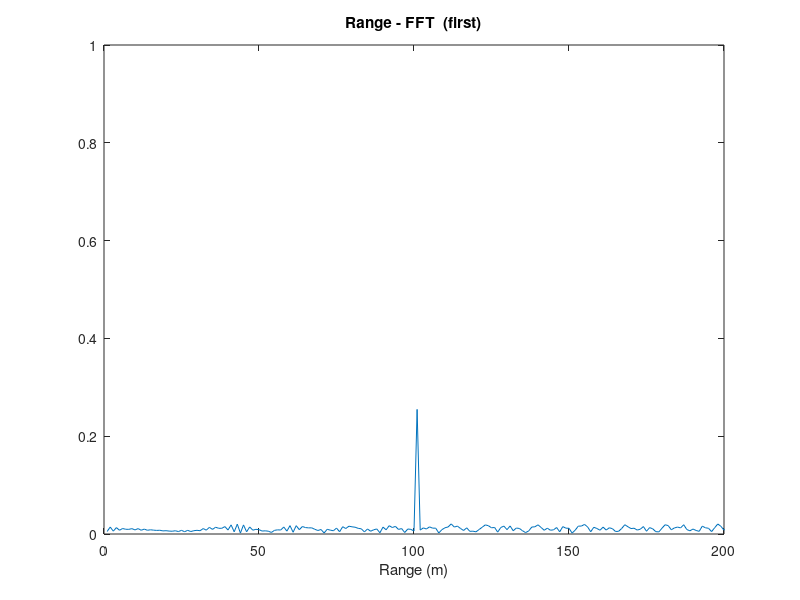
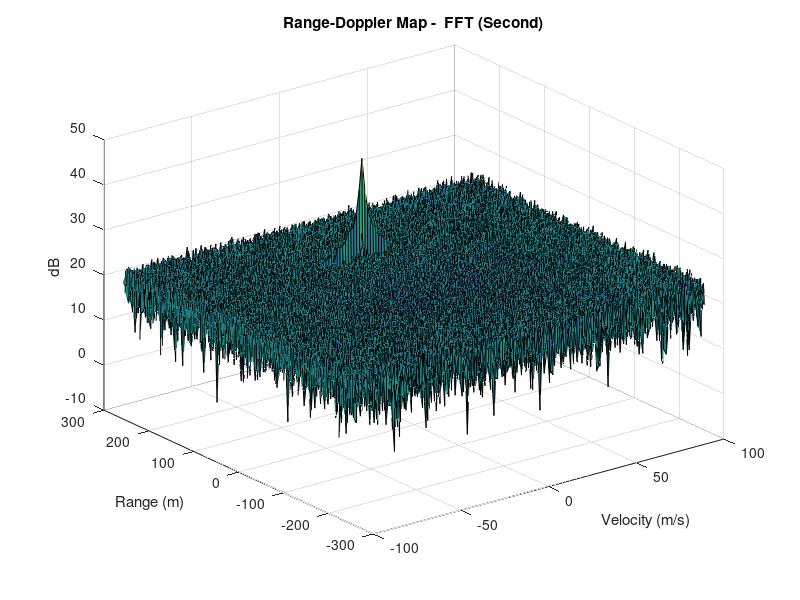

MATLAB code for these plots, in order: (Note: this script raises an error after producing the figures.)
clear all
clc;

%% Radar Specifications
%%%%%%%%%%%%%%%%%%%%%%%%%%%
% Frequency of operation = 77GHz
% Max Range = 200m
% Range Resolution = 1 m
% Max Velocity = 100 m/s
%%%%%%%%%%%%%%%%%%%%%%%%%%%

range_max = 200;    % maximum range


%% User Defined Range and Velocity of target
% Define the target initial position and velocity. Note: Velocity remains contant

range = 100;         % target initial position (m)
velocity = -5;     % target initial velocity (m/s)


%% FMCW Waveform Generation
% Design the FMCW waveform by giving the specs of each of its parameters.
% Calculate the Bandwidth (B_sweep), Chirp Time (Tchirp) and Slope (slope) of the FMCW chirp using the requirements above.

c = 3e8;        % speed of light (m/s) - standard
range_resolution = 1;  % range resolution (m) given 
% from 
B_sweep = c / (2 * range_resolution);
Tchirp = 5.5 * 2 * range_max / c;
slope = B_sweep / Tchirp;

% Operating carrier frequency of Radar
fc = 77e9;   %carrier freq  - given

% The number of chirps in one sequence. Its ideal to have 2^ value for the ease of running the FFT for Doppler Estimation.
Nd = 128;   % # of doppler cells OR # of sent periods % number of chirps

% The number of samples on each chirp.
Nr = 1024;   % for length of time OR # of range cells

% Timestamp for running the displacement scenario for every sample on each chirp
t = linspace(0, Nd*Tchirp, Nr*Nd); % total time for samples

% Creating the vectors for Tx, Rx and Mix based on the total samples input.
target_range = zeros(1,length(t));  % Range of the Target for constant velocity
Tx = zeros(1,length(t));    % transmitted signal
Rx = zeros(1,length(t));    % received signal
Mix = zeros(1,length(t));   % beat signal

% Similar vectors for range_covered and time delay.
r_t = zeros(1,length(t));
td = zeros(1,length(t));


%% Signal generation and Moving Target simulation
% Running the radar scenario over the time.

for i=1:length(t)

    % For each time stamp update the Range of the Target for constant velocity.
    target_range(i) = range + velocity * t(i);
    td(i) = (2 * target_range(i)) / c;

    % For each time sample we need update the transmitted and received signal.
    Tx(i) = cos(2 * pi * (fc * t(i) + (slope * t(i)^2) / 2));
    Rx(i) = cos(2 * pi * (fc * (t(i) - td(i)) + (slope * (t(i) - td(i))^2) / 2));

    % Now by mixing the Transmit and Receive generate the beat signal
    % This is done by element wise matrix multiplication of Transmit and Receiver Signal
    Mix(i) = Tx(i) .* Rx(i);

end


%% RANGE MEASUREMENT

% Reshape the vector into Nr*Nd array. Nr and Nd here would also define the size of
% Range and Doppler FFT respectively.
Mix = reshape(Mix, [Nr, Nd]);

% Run the FFT on the beat signal along the range bins dimension (Nr) and normalize.
sig_fft1 = fft(Mix, Nr)./Nr;

% Take the absolute value of FFT output
sig_fft1 = abs(sig_fft1);

% Output of FFT is double sided signal, but we are interested in only one side of the spectrum.
% Hence we throw out half of the samples.
sig_fft1 = sig_fft1(1:Nr/2 + 1);

% Plotting the range
figure('Name', 'Range - FFT (first)')

% Plot FFT output
plot(sig_fft1)
title('Range - FFT  (first)')
xlabel('Range (m)')
axis ([0 200 0 1]);


%% RANGE DOPPLER RESPONSE
% The 2D FFT implementation is already provided here. This will run a 2DFFT
% on the mixed signal (beat signal) output and generate a range doppler
% map. You will implement CFAR on the generated RDM

% Range Doppler Map Generation.

% The output of the 2D FFT is an image that has reponse in the range and
% doppler FFT bins. So, it is important to convert the axis from bin sizes
% to range and doppler based on their Max values.

Mix = reshape(Mix, [Nr, Nd]);

% 2D FFT using the FFT size for both dimensions.
sig_fft2 = fft2(Mix, Nr, Nd);

% Taking just one side of signal from Range dimension.
sig_fft2 = sig_fft2(1:Nr/2, 1:Nd);
sig_fft2 = fftshift(sig_fft2);
RDM = abs(sig_fft2);
RDM = 10 * log10(RDM) ;

% Use the surf function to plot the output of 2DFFT and to show axis in both dimensions
doppler_axis = linspace(-100, 100, Nd);
range_axis = linspace(-200, 200, Nr/2) * ((Nr/2) / 400);
figure,surf(doppler_axis, range_axis, RDM);
title('Range-Doppler Map -  FFT (Second)')
ylabel('Range (m)')
xlabel('Velocity (m/s)')
zlabel('dB')


%% CFAR implementation
% Slide Window through the complete Range Doppler Map

% Select the number of Training Cells in both the dimensions.
Tr = 7; % training cells for range
Td = 7; % training cells for doppler

% Select the number of Guard Cells in both dimensions around the Cell under
% test (CUT) for accurate estimation
Gr = 2; % guard cells for range
Gd = 2; % guard cells for doppler

% Offset the threshold by SNR value in dB
offset = 5;

% Create a vector to store noise_level for each iteration on training cells
range_size = 2 * (Tr + Gr) + 1;
doppler_size = 2 * (Td + Gd) + 1;
noise_level = zeros(1, 1);

% Design a loop such that it slides the CUT across range doppler map by
% giving margins at the edges for Training and Guard Cells.
% For every iteration sum the signal level within all the training
% cells. To sum convert the value from logarithmic to linear using db2pow
% function. Average the summed values for all of the training
% cells used. After averaging convert it back to logarithimic using pow2db.
% Further add the offset to it to determine the threshold. Next, compare the
% signal under CUT with this threshold. If the CUT level > threshold assign
% it a value of 1, else equate it to 0.

% Use RDM[x,y] as the matrix from the output of 2D FFT for implementing CFAR
Tcell_num = range_size * doppler_size - (2 * Gr + 1) * (2 * Gd + 1);
signal_cfar = zeros(Nr/2, Nd);
for i = 1+Tr+Gr:(Nr/2 - (Gr+Tr))
    for j = 1+Td+Gd:(Nd - (Gd+Td))
        sum_all_cells = sum(db2pow(RDM(i-(Tr+Gr):i+Tr+Gr, j-(Td+Gd):j+Td+Gd)), 'all');
        sum_excl_Tcell  = sum(db2pow(RDM(i-Gr:i+Gr, j-Gd:j+Gd)), 'all');
        noise_level = sum_all_cells - sum_excl_Tcell;

        threshold = noise_level / Tcell_num;
        threshold = db2pow(pow2db(threshold) + offset);

        signal = db2pow(RDM(i,j));
        if (signal <= threshold)
            signal_cfar(i,j) = 0;
        else
            signal_cfar(i,j) = 1;
        end
    end
end

% The process above will generate a thresholded block, which is smaller
% than the Range Doppler Map as the CUT cannot be located at the edges of
% matrix. Hence,few cells will not be thresholded. To keep the map size same
% set those values to 0.

% Display the CFAR output using the Surf function like we did for Range
% Doppler Response output.
figure,surf(doppler_axis, range_axis, signal_cfar);
title("2D CFAR - Range-Doppler Map")
xlabel('Velocity (m/s)')
ylabel('Range (m)')
zlabel('CFAR Detection')
colorbar;